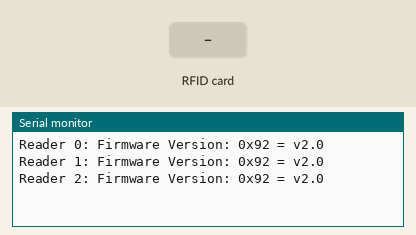
The sketch below on a simulated Arduino Nano, built with avr-gcc and run on an emulated ATmega328P. Parts: the last lines printed to the serial monitor. Inputs (shaded band) come from the test bench. The audio player accepts every command and is not drawn.

Above: at 2.3 s.
2.4 s: RFID card 04 15 91 0A ED EF 14 held to the reader
At 3.0 s:
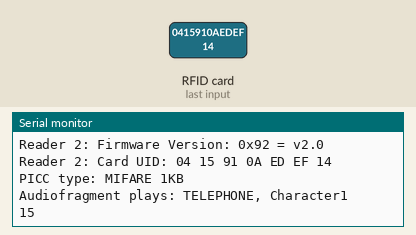
3.9 s: RFID card 04 15 91 0A 3A C7 14 held to the reader
At 4.3 s:
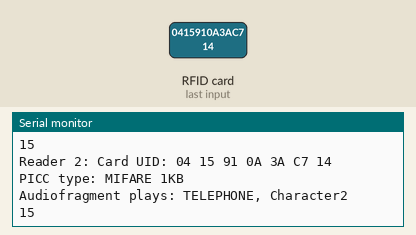
5.4 s: RFID card 5E 7A 19 C4 held to the reader
At 6.8 s:
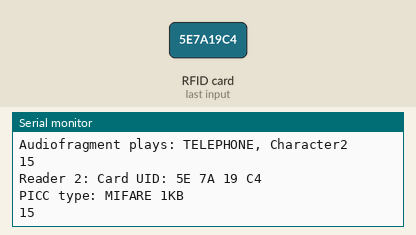

The sketch:

Multiple_RFID_mp3.ino
```cpp
 /**
  By Sanne Metten - May 2021
  Based on ryand1011 (https://github.com/ryand1011)

  Interactive Installation with multiple RFID reader on one Arduino nano
  Play audio fragment based on a placed character (tag) and stops when tag is removed
*/

#include <SPI.h>
#include <MFRC522.h>
#include "Arduino.h"
#include "SoftwareSerial.h"
#include <DFMiniMp3.h>

//Class needed for mp3 library
class Mp3Notify
{
  public:
    static void PrintlnSourceAction(DfMp3_PlaySources source, const char* action)
    {
      if (source & DfMp3_PlaySources_Sd)
      {
        Serial.print("SD Card, ");
      }
      if (source & DfMp3_PlaySources_Usb)
      {
        Serial.print("USB Disk, ");
      }
      if (source & DfMp3_PlaySources_Flash)
      {
        Serial.print("Flash, ");
      }
      Serial.println(action);
    }
    static void OnError(uint16_t errorCode)
    {
      // see DfMp3_Error for code meaning
      Serial.println();
      Serial.print("Com Error ");
      Serial.println(errorCode);
    }
    static void OnPlayFinished(DfMp3_PlaySources source, uint16_t track)
    {
      Serial.print("Play finished for #");
      Serial.println(track);
    }
    static void OnPlaySourceOnline(DfMp3_PlaySources source)
    {
      PrintlnSourceAction(source, "online");
    }
    static void OnPlaySourceInserted(DfMp3_PlaySources source)
    {
      PrintlnSourceAction(source, "inserted");
    }
    static void OnPlaySourceRemoved(DfMp3_PlaySources source)
    {
      PrintlnSourceAction(source, "removed");
    }
};

#define RST_PIN         9
#define SS_1_PIN        10         // SS Pin is  for each RFID reader, other wires joint together
#define SS_2_PIN        8         // RFID reader #2

//When upgraded to 4 RFID readers
#define SS_3_PIN        7        // RFID reader #3
//#define SS_4_PIN      5        // RFID reader #4

#define NR_OF_READERS   3         // The amount of RFID readers
//#define NR_OF_READERS   4

byte ssPins[] = {SS_1_PIN, SS_2_PIN, SS_3_PIN};
//byte ssPins[] = {SS_1_PIN, SS_2_PIN, SS_3_PIN, SS_4_PIN}; // when more cards are added

MFRC522 mfrc522[NR_OF_READERS];   // Create MFRC522 instance.

String tagCharacter1 = "04 15 91 0A ED EF 14"; // This stores the UID of RFID tag
String tagCharacter2 = "04 15 91 0A 3A C7 14";

//String tagCharacter# = "01 12 93 0B 3B C7 18"; add more characters if needed, change UID

boolean isPlaying = false;
SoftwareSerial mySoftwareSerial(2, 3); // RX, TX for DFpayer
DFMiniMp3<SoftwareSerial, Mp3Notify> mp3(mySoftwareSerial);

//*****************************************************************************************//
void setup() {
  mySoftwareSerial.begin(9600);
  Serial.begin(115200);        // Initialize serial communications with the PC, COMMENT OUT IF IT FAILS TO PLAY WHEN DISCONNECTED FROM PC
  SPI.begin();                 // Init SPI bus

  for (uint8_t reader = 0; reader < NR_OF_READERS; reader++) {
    mfrc522[reader].PCD_Init(ssPins[reader], RST_PIN); // Init each RFID reader
    Serial.print(F("Reader "));
    Serial.print(reader);
    Serial.print(F(": "));
    mfrc522[reader].PCD_DumpVersionToSerial();
  }

  mp3.begin();                // Init Mp3 player
  uint16_t volume = mp3.getVolume();
  mp3.setVolume(28);         // Volume level, from 0-30

  delay(1000); //Ensure everything is setup before start
}

uint8_t control = 0x00; // Used for checking presence of RFID tag

//*****************************************************************************************//
void loop() {

  for (uint8_t reader = 0; reader < NR_OF_READERS; reader++) {
    // For each RFID reader, look for new cards
    String tag = "";
    if (mfrc522[reader].PICC_IsNewCardPresent() && mfrc522[reader].PICC_ReadCardSerial()) {
      Serial.print(F("Reader "));
      Serial.print(reader);
      // Show some details of the PICC (the type of RFID tag)
      Serial.print(F(": Card UID:"));

      for (byte i = 0; i < mfrc522[reader].uid.size; i++) {
        //Serial.print(mfrc522[reader].uid.uidByte[i] < 0x10 ? " 0" : " ");
        //Serial.print(mfrc522[reader].uid.uidByte[i], HEX);
        tag.concat(String(mfrc522[reader].uid.uidByte[i] < 0x10 ? " 0" : " "));
        tag.concat(String(mfrc522[reader].uid.uidByte[i], HEX));
      }
      tag.toUpperCase();

      Serial.println(tag);
      Serial.print(F("PICC type: "));
      MFRC522::PICC_Type piccType = mfrc522[reader].PICC_GetType(mfrc522[reader].uid.sak);
      Serial.println(mfrc522[reader].PICC_GetTypeName(piccType));

      // This is where the magic happens :D
      //*********************************************************************************//
      //Reader 0 is the remote control
      if ((reader == 0) && (tag.substring(1) == tagCharacter2))
      {
        Serial.println("Audiofragment plays: TV REMOTE, Character2");
        mp3.playMp3FolderTrack(1);
        isPlaying = true;
      }
      else if ((reader == 0) && (tag.substring(1) == tagCharacter1))
      {
        Serial.println("Audiofragment plays: TV REMOTE, Character1");
        mp3.playMp3FolderTrack(2);
        isPlaying = true;
      }

      //*********************************************************************************//
      //Reader 1 is the coffee
      if ((reader == 1) && (tag.substring(1) == tagCharacter2))
      {
        Serial.println("Audiofragment plays: COFFEE, Character2");
        mp3.playMp3FolderTrack(3);
        isPlaying = true;
      }
      else if ((reader == 1) && (tag.substring(1) == tagCharacter1))
      {
        Serial.println("Audiofragment plays: COFFEE, Character1");
        mp3.playMp3FolderTrack(4);
        isPlaying = true;

      }
      //*********************************************************************************//
      //Reader 2 is the telephone
      if ((reader == 2) && (tag.substring(1) == tagCharacter2))
      {
        Serial.println("Audiofragment plays: TELEPHONE, Character2");
        mp3.playMp3FolderTrack(5);
        isPlaying = true;
      }
      else if ((reader == 2) && (tag.substring(1) == tagCharacter1))
      {
        Serial.println("Audiofragment plays: TELEPHONE, Character1");
        mp3.playMp3FolderTrack(6);
        isPlaying = true;
      }
      //*********************************************************************************//
      //Reader 3 is the cassette player
      if ((reader == 3) && (tag.substring(1) == tagCharacter2))
      {
        Serial.println("Audiofragment plays: CASSETTE, Character2");
        mp3.playMp3FolderTrack(7);
        isPlaying = true;
      }
      else if ((reader == 3) && (tag.substring(1) == tagCharacter1))
      {
        Serial.println("Audiofragment plays: CASSETTE, Character1");
        mp3.playMp3FolderTrack(8);
        isPlaying = true;
      }

      //*****************************************************************************************//
      while (true) {
        control = 0;

        //  for (uint8_t reader = 0; reader < NR_OF_READERS; reader++) {
        for (int i = 0; i < 3; i++) {
          if (!mfrc522[reader].PICC_IsNewCardPresent()) {
            if (mfrc522[reader].PICC_ReadCardSerial()) {
              //          Serial.print('a');
              control |= 0x16;
            }
            if (mfrc522[reader].PICC_ReadCardSerial()) {
              //          Serial.print('b');
              control |= 0x16;
            }
            //        Serial.print('c');
            control += 0x1;
          }
          //      Serial.print('d');
          control += 0x4;
        }
        Serial.println(control);
        if (control == 15) {
          mp3.stop();
          break;
        }
        //}
      }

      //*****************************************************************************************//

      // Halt PICC
      mfrc522[reader].PICC_HaltA();
      // Stop encryption on PCD
      mfrc522[reader].PCD_StopCrypto1();

    }
  }
}


//Helper routine to dump a byte array as hex values to Serial.
void dump_byte_array(byte *buffer, byte bufferSize) {
  for (byte i = 0; i < bufferSize; i++) {
    Serial.print(buffer[i] < 0x10 ? " 0" : " ");
    Serial.print(buffer[i], HEX);
  }
}
```

Measured:
- after the input at 2.4 s, the serial monitor: prints a new line at once (image 1)
- after the input at 3.9 s, the serial monitor: prints a new line at once (image 2)
- after the input at 5.4 s, the serial monitor: prints a new line at once (image 3)
